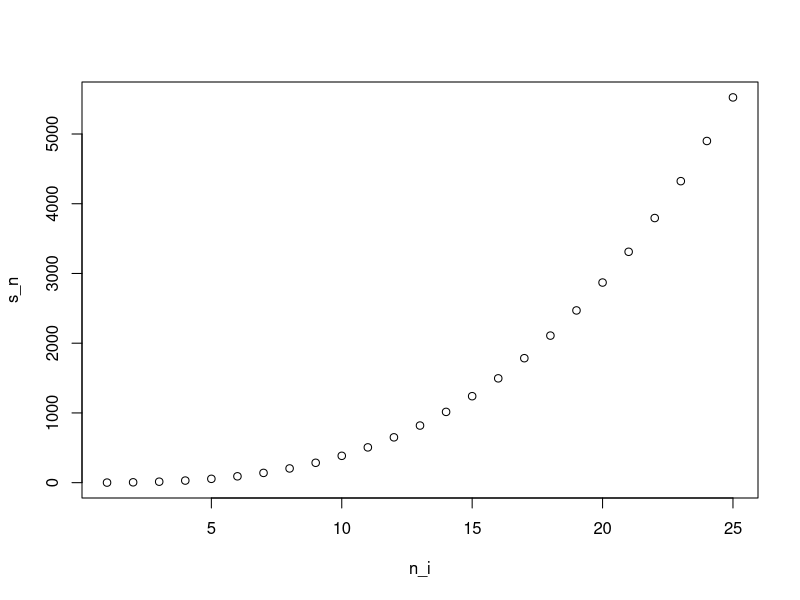

Source code (R):
## Exercises 3.6

library(dslabs)
library(purrr)
data(murders)

## 1. What will this conditional expression return?
##
##    x <- c(1, 2, -3, 4)
##    
##    if(all(x > 0)){
##      print("All Positives")
##    } else {
##      print("Not All Positives")
##    }
## 
##    First Answer Guess: Not All Positives
##    Result: Correct

x <- c(1, 2, -3, 4)

if(all(x > 0)){
  print("All Positives")
} else {
  print("Not All Positives")
}


## 2. Which of the following expressions is always 'FALSE' when at least one 
##    entry of a logical vector 'x' is 'TRUE'?
##
##    a. all(x)
##    b. any(x)
##    c. any(!x)
##    d. all(!x)
##
##    First Answer Guess: d
##    Result: Correct


## 3. The function nchar() tell you how many characters long a character vector 
##    is. Write a line of code that assigns the object 'new_names' the state 
##    abbreviation when the state name is longer than 8 characters.

states <- murders$state
print(states)

n_char <- nchar(states)

new_names <- ifelse(n_char > 8, murders$abb, states)

print(new_names)

# One-line version
new_names <- ifelse(nchar(murders$state) > 8, murders$abb, murders$state)
print(new_names)

## 4. Create a function sum_n() that for any given value, say 'n', computes the 
##    sum of the integers frim 1 to n (inclusive). Use the function to determine 
##    the sum of the integers from 1 to 5,000.

sum_n <- function(n) {
  x <- 1:n
  sum(x)
}

sum_n(5000)


## 5. Create a functions altman_plot() that takes two arguments, 'x' and 'y', 
##    and plots the difference against the sum. 




## 6. After running the code below, what is the value of 'x'?
##
##    x <- 3
##    my_func <- function(y) {
##      x <- 5
##      y+5
##    }
##
##    First Answer Guess: x maintains the value 3
##    Result: Correct. Since 'x <-5' is within the function my_func(), the 
##            assignment value is done within the function but does not impact
##            the work-space.

x <- 3

my_func <- function(y) {
  x <- 5
  y + 5
}


## 7. Write a function compute_s_n() that for any given 'n' computes the sum:
##
##    S_n = 1^2 + 2^2 + 3^2 + ... + n^2
##
##    Report the value of the sum when n = 10.

compute_s_n <- function(n) {
  n <- 1:n
  sum(n^2)
}

compute_s_n(10)


## 8. Define an empty numerical vector 's_n' of size 25 using
##
##    s_n <- vector("numeric", 25)
##
##    and store the results of S_1, S_2, ..., S_25 using a for loop.

s_n <- vector("numeric", 25)

for(n_i in 1:25) {
  s_n[n_i] <- compute_s_n(n_i)
}

print(s_n)


## 9. Repeat question 8, but this time use sapply().

n_i <- 1:25
s_n_9 <- sapply(n_i, compute_s_n)

print(s_n_9)

## 10. Repeat question 8, but this time use map_dbl().

s_n_10 <- map_dbl(n_i, compute_s_n)

print(s_n_10)


## 11. Plot S_n versus n. Use points defined by n = 1, ..., 25

plot(n_i, s_n)


## 12. Confirm that the formula for this sum is S_n = n(n + 1)(2n + 1)/6

compute_s_n_check <- function(n) {
  n * (n + 1) * (2 * n + 1) / 6
}

s_n_check <- sapply(n_i, compute_s_n_check)

identical(s_n, s_n_check)
